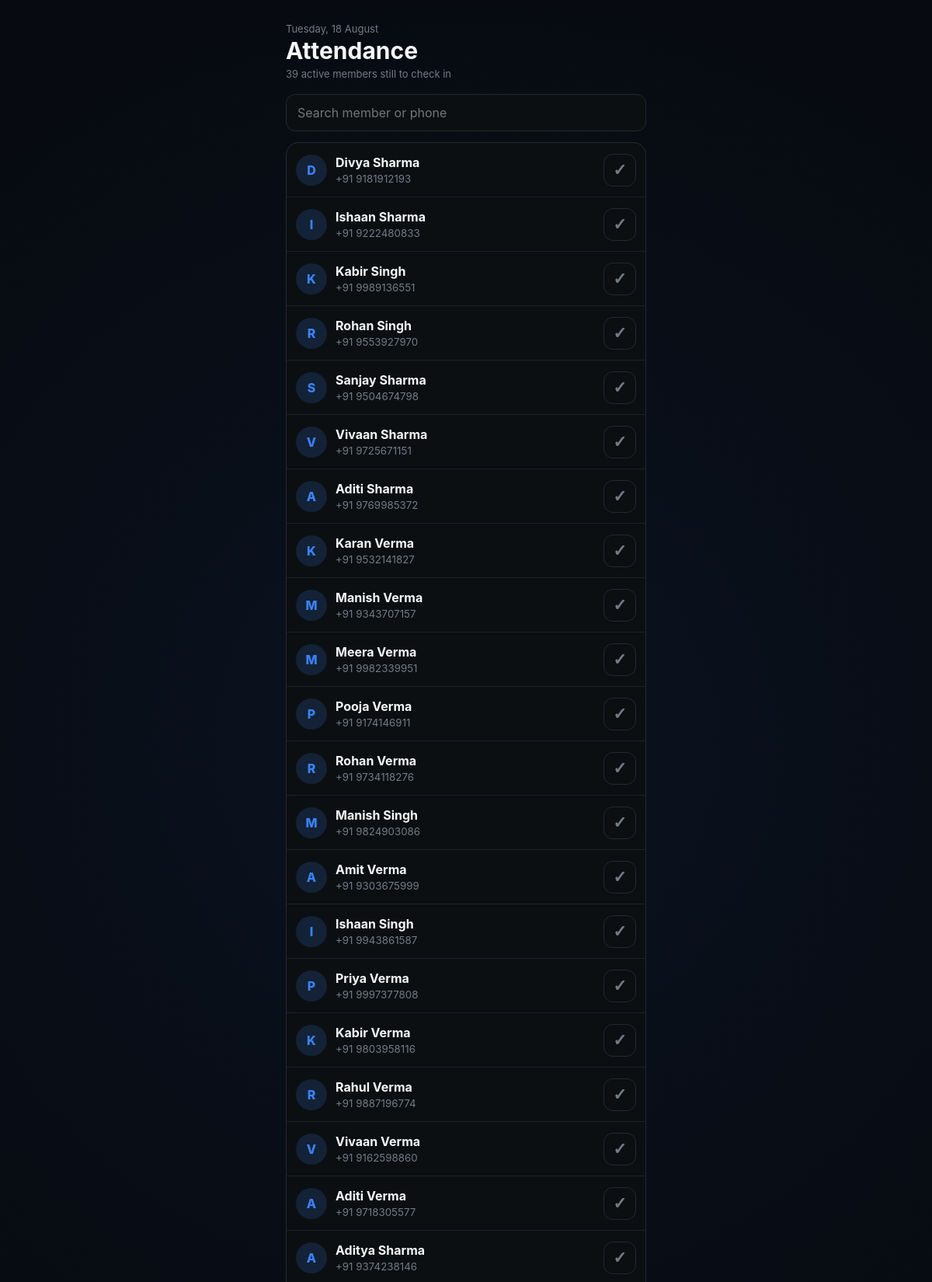
Page /attendance (signed in, upper part) on the committed database.
### models.py (models this page shows, shortened)
class Member(db.Model):
    __tablename__ = "member"
    id = db.Column(db.Integer, primary_key=True)
    owner_id = db.Column(
        db.Integer,
        db.ForeignKey("gym_owner.id"),
        nullable=False,
        index=True
    )
    name = db.Column(db.String(100), nullable=False)
    address = db.Column(db.String(150), nullable=False)
    phone = db.Column(db.String(15), nullable=False)
    join_date = db.Column(db.Date, nullable=False)
    notes = db.Column(db.Text)
    active = db.Column(db.Boolean, default=True)
    current_plan_id = db.Column(
        db.Integer,
        db.ForeignKey("membership_plan.id")
    )
    current_plan = db.relationship("MembershipPlan", foreign_keys=[current_plan_id])
    membership_start = db.Column(db.Date)
    membership_expiry = db.Column(db.Date)
    reminder_sent = db.Column(db.Boolean, default=False)
    memberships = db.relationship(
        "Membership",
        backref="member",
        lazy=True,
        cascade="all, delete-orphan"
    )
    attendance = db.relationship(
        "Attendance",
        backref="member",
        lazy=True,
        cascade="all, delete-orphan"
    )
    __table_args__ = (
        db.UniqueConstraint(
            "owner_id",
            "name",
            name="uq_owner_member_name"
        ),
    )

### routes/members.py (the view)
@members_bp.route("/attendance")
@login_required
def attendance():
    today = date.today()
    yesterday = today - relativedelta(days=1)
    now = datetime.now()
    members = Member.query.filter_by(owner_id=current_user.id).all()
    today_attendance = {
        record.member_id: record
        for record in Attendance.query.join(Member).filter(
            Member.owner_id == current_user.id,
            Attendance.attendance_date == today,
        ).all()
    }
    yesterday_attendance = {
        record.member_id: record
        for record in Attendance.query.join(Member).filter(
            Member.owner_id == current_user.id,
            Attendance.attendance_date == yesterday,
        ).all()
    }
    def member_order(member):
        attendance_record = today_attendance.get(member.id)
        if not member.active:
            status_rank = 2
        elif attendance_record is None:
            status_rank = 0
        else:
            status_rank = 1
        yesterday_record = yesterday_attendance.get(member.id)
        if yesterday_record:
            hour_distance = abs(yesterday_record.check_in.hour - now.hour)
            yesterday_rank = 0
        else:
            hour_distance = 99
            yesterday_rank = 1
        return status_rank, yesterday_rank, hour_distance, member.name.lower()
    ordered_members = sorted(members, key=member_order)
    return render_template(
        "attendance.html",
        members=ordered_members,
        attendance_by_member=today_attendance,
        today=today,
        active_unchecked=sum(m.active and m.id not in today_attendance for m in members),
        active_page="attendance",
    )

### main.py (called while the page is built)
def create_app():
    app = Flask(__name__)
    app.secret_key = "ppp"
    app.config["SQLALCHEMY_DATABASE_URI"] = "sqlite:///gym.db"
    app.config["SQLALCHEMY_TRACK_MODIFICATIONS"] = False
    db.init_app(app)
    init_scheduler(app)
    login_manager = LoginManager()
    login_manager.init_app(app)
    login_manager.login_view = "auth.login"
    @login_manager.user_loader
    def load_user(user_id):
        return db.session.get(GymOwner, int(user_id))
    from routes.admin import admin_bp
    from routes.auth import auth_bp
    from routes.members import members_bp
    from routes.settings import settings_bp
    app.register_blueprint(auth_bp)
    app.register_blueprint(members_bp)
    app.register_blueprint(settings_bp)
    app.register_blueprint(admin_bp)
    return app

### templates/attendance.html (shortened to what this page needs)
{% extends "components/base.html" %}
{% block head %}
<link rel="stylesheet" href="{{ url_for('static', filename='css/attendance.css') }}">
{% endblock %}
{% block body %}
<header class="attendance-header">
  <div>
    <p class="eyebrow">{{ today.strftime('%A, %d %B') }}</p>
    <h1>Attendance</h1>
    <p class="summary">{{ active_unchecked }} active member{{ '' if active_unchecked == 1 else 's' }} still to check in</p>
  </div>
</header>
<div class="search-wrap">
  <input id="search" type="search" placeholder="Search member or phone" autocomplete="off">
</div>
<section class="member-list" aria-label="Member attendance list">
  {% for member in members %}
  {% set record = attendance_by_member.get(member.id) %}
  <article class="attendance-member {% if not member.active %}inactive{% endif %}" data-member data-search-text="{{ (member.name ~ ' ' ~ member.phone ~ ' ' ~ member.address)|lower }}">
    <a class="member-profile" href="{{ url_for('members.member_details', member_id=member.id) }}">
      <span class="avatar">{{ member.name[0]|upper }}</span>
      <span class="member-copy">
        <strong>{{ member.name }}</strong>
        <small>{% if not member.active %}Inactive · {% endif %}+91 {{ member.phone }}</small>
      </span>
    </a>
    {% if record %}
    <div class="checked-in">
      <span>✓ {{ record.check_in.strftime('%I:%M %p') }}</span>
      <button type="button" class="attendance-toggle checked" data-remove-dialog="remove-{{ member.id }}" aria-label="Remove attendance for {{ member.name }}">✓</button>
    </div>
    <dialog class="confirm-dialog" id="remove-{{ member.id }}">
      <form method="post" action="{{ url_for('members.remove_check_in', member_id=member.id) }}">
        <h2>Remove attendance?</h2>
        <p>Are you sure you want to unmark <strong>{{ member.name }}</strong> for today?</p>
        <div class="dialog-actions">
          <button type="button" class="cancel" data-close-dialog>Cancel</button>
          <button type="submit" class="remove">Yes, unmark</button>
        </div>
      </form>
    </dialog>
    {% else %}
    <form method="post" action="{{ url_for('members.check_in_member', member_id=member.id) }}">
      <button class="attendance-toggle" type="submit" aria-label="Mark {{ member.name }} present">✓</button>
    </form>
    {% endif %}
  </article>
  {% else %}
  <p class="empty">No members yet. Add a member before recording attendance.</p>
  {% endfor %}
</section>
{% endblock %}

### static/css/base.css (style rules this page uses)
* { margin: 0; padding: 0; box-sizing: border-box; -webkit-tap-highlight-color: transparent; }
:root { --bg: #050608; --white: #f5f7fa; --muted: #737b87; --blue: #3b82f6; --green: #22c55e; --border: #20242b; --card: #0c0f12; --card2: #050505; --card3: #000000; --activity: #11151a; --navbg: rgba(5, 6, 8, 0.94); --iconbg: #15191e; --line: #1c2127; --cardborder: #242931; }
html { background: var(--bg); }
body { background: radial-gradient(circle at 50% 18%, rgba(59, 130, 246, 0.1), transparent 35%), var(--bg); color: var(--white); transition: background 0.35s, color 0.35s; font-family: -apple-system, BlinkMacSystemFont, "Segoe UI", Roboto, Arial, sans-serif; min-height: 100vh; overflow-x: hidden; }

### static/css/attendance.css (style rules this page uses)
.attendance-header { margin: 4px 0 18px; }
.attendance-header h1 { margin: 2px 0 4px; font-size: 30px; }
.eyebrow, .summary { color: var(--muted); margin: 0; font-size: 13px; }
.search-wrap { margin-bottom: 14px; }
#search { width: 100%; box-sizing: border-box; padding: 13px 14px; border: 1px solid var(--cardborder); border-radius: 12px; background: var(--card); color: var(--white); font: inherit; }
.member-list { border: 1px solid var(--cardborder); border-radius: 16px; overflow: hidden; background: var(--card); }
.attendance-member { min-height: 70px; display: flex; align-items: center; gap: 12px; padding: 10px 12px; border-bottom: 1px solid var(--line); }
.member-profile { min-width: 0; flex: 1; display: flex; align-items: center; gap: 11px; color: inherit; text-decoration: none; }
.avatar { width: 40px; height: 40px; flex: 0 0 40px; border-radius: 50%; display: grid; place-items: center; background: rgba(59, 130, 246, .16); color: var(--blue); font-weight: 800; }
.member-copy { min-width: 0; display: grid; gap: 3px; }
.member-copy strong { overflow: hidden; text-overflow: ellipsis; white-space: nowrap; }
.member-copy small { color: var(--muted); }
.attendance-toggle { width: 42px; height: 42px; border: 1px solid var(--cardborder); border-radius: 12px; background: transparent; color: var(--muted); font-size: 21px; font-weight: 800; cursor: pointer; }

### rows in the picture
Member: name "D", name "Divya Sharma", phone "9181912193"
Member: name "I", name "Ishaan Sharma", phone "9222480833"
Member: name "K", name "Kabir Singh", phone "9989136551"
Member: name "R", name "Rohan Singh", phone "9553927970"
Member: name "S", name "Sanjay Sharma", phone "9504674798"
Member: name "V", name "Vivaan Sharma", phone "9725671151"
Member: name "A", name "Aditi Sharma", phone "9769985372"
Member: name "K", name "Karan Verma", phone "9532141827"
Member: name "M", name "Manish Verma", phone "9343707157"
Member: name "M", name "Meera Verma", phone "9982339951"
Member: name "P", name "Pooja Verma", phone "9174146911"
Member: name "R", name "Rohan Verma", phone "9734118276"
Member: name "M", name "Manish Singh", phone "9824903086"
Member: name "A", name "Amit Verma", phone "9303675999"
Member: name "I", name "Ishaan Singh", phone "9943861587"
Member: name "P", name "Priya Verma", phone "9997377808"
Member: name "K", name "Kabir Verma", phone "9803958116"
Member: name "R", name "Rahul Verma", phone "9887196774"
Member: name "V", name "Vivaan Verma", phone "9162598860"
Member: name "A", name "Aditi Verma", phone "9718305577"
Member: name "A", name "Aditya Sharma", phone "9374238146"

### other values in the picture
{{ active_unchecked }} "39"
{{ '' if active_unchecked == 1 else 's' }} "s"
